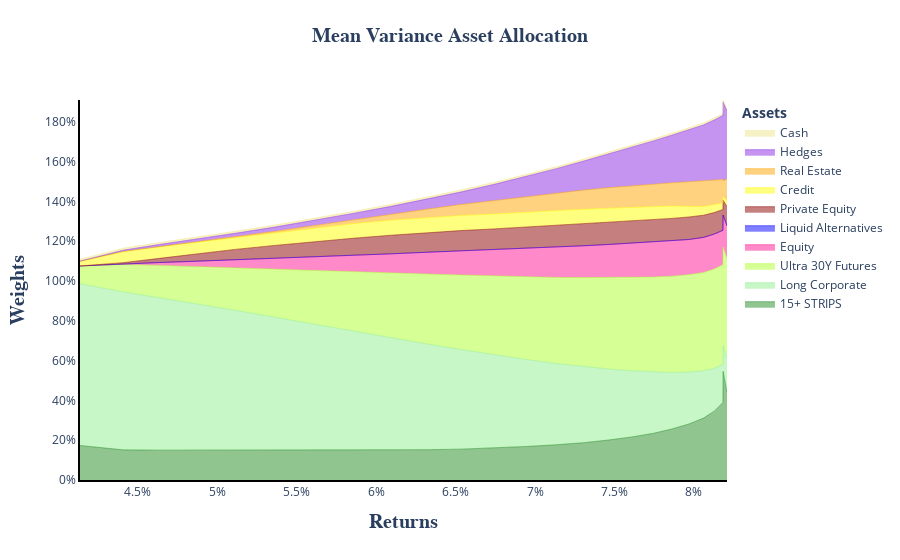

Write notebook code for a chart like this one.
### Code cell
#Asset Allocation Plot
aa_fig = plots.get_aa_fig(ports_df)
aa_fig.show()
